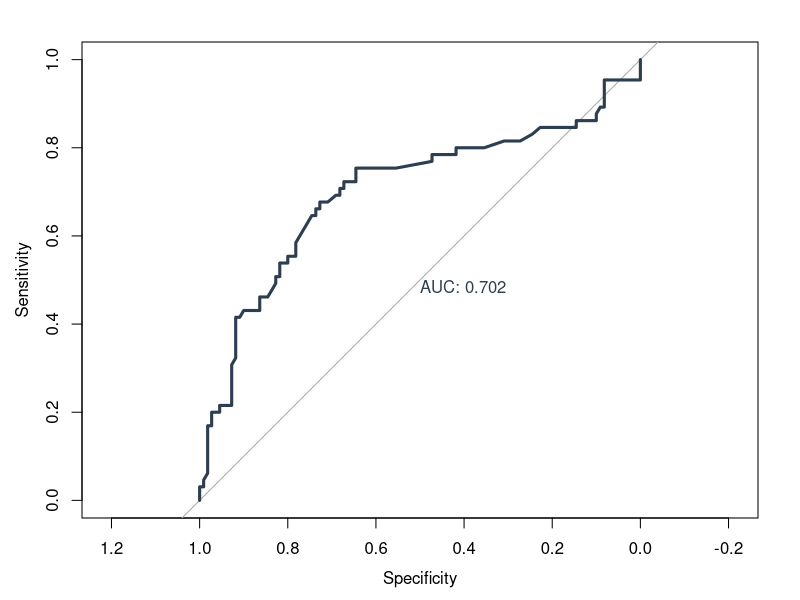

Recreate this plot in R.
## ---- chunk 1
#| label: load-data
library(dplyr)
library(tidyverse)
library(caret)
library(Metrics)
library(pROC)

# Chargement
data <- read.csv("titanic_pre_processed.csv", stringsAsFactors = TRUE)
y <- data$Survived
X <- data %>% select(Fare, Fam)

## ---- chunk 2
#| label: classifier-def
myClassifier <- function(X_train, y_train, X_test, threshold = 0.5) {
  data_train <- cbind(y_train, X_train)
  mod <- glm(y_train ~ ., data = data_train, family = binomial(link = "logit"))
  
  # Probabilité -> Classe binaire
  y_pred <- as.numeric(predict(mod, newdata = X_test, type = "response") > threshold)
  return(y_pred)
}

## ---- chunk 3
#| label: holdout-function
holdOut <- function(X, y, split = 0.8) {
  set.seed(1234) # Reproductibilité
  n <- nrow(X)
  inTrain <- sample(1:n, size = round(split * n), replace = FALSE)

  list(
    X_train = X[inTrain, ], y_train = y[inTrain],
    X_test  = X[-inTrain, ], y_test  = y[-inTrain]
  )
}

split_data <- holdOut(X, y)
y_pred <- myClassifier(split_data$X_train, split_data$y_train, split_data$X_test)

## ---- chunk 4
myAccuracy <- function(y_true, y_pred) mean(y_true == y_pred)

myRecall <- function(y_true, y_pred) {
  sum(y_true == 1 & y_pred == 1) / sum(y_true == 1)
}

myPrecision <- function(y_true, y_pred) {
  TP <- sum(y_true == 1 & y_pred == 1)
  FP <- sum(y_true == 0 & y_pred == 1)
  if ((TP + FP) == 0) return(0)
  TP / (TP + FP)
}

## ---- chunk 5
# Matrice de confusion détaillée
cm <- confusionMatrix(factor(y_pred), factor(split_data$y_test), positive = "1")
print(cm$table)
print(cm$byClass[c("Sensitivity", "Specificity", "Balanced Accuracy")])

## ---- chunk 6
#| label: roc-curve
#| fig-cap: "Courbe ROC du classifieur logistique"
myClassifierProb <- function(X_train, y_train, X_test) {
  mod <- glm(y_train ~ ., data = cbind(y_train, X_train), family = binomial)
  predict(mod, newdata = X_test, type = "response")
}

probs <- myClassifierProb(split_data$X_train, split_data$y_train, split_data$X_test)
roc_obj <- roc(split_data$y_test, probs)

plot(roc_obj, col = "#2c3e50", lwd = 3, print.auc = TRUE)

## ---- chunk 7
#| label: cv-implementation
run_cv <- function(X, y, k = 10) {
  set.seed(1234)
  folds <- sample(rep(1:k, length.out = nrow(X)))
  
  acc_results <- sapply(1:k, function(i) {
    X_tr <- X[folds != i, ]; y_tr <- y[folds != i]
    X_te <- X[folds == i, ]; y_te <- y[folds == i]
    
    preds <- myClassifier(X_tr, y_tr, X_te)
    myAccuracy(y_te, preds)
  })
  
  return(mean(acc_results))
}

avg_acc <- run_cv(X, y)
